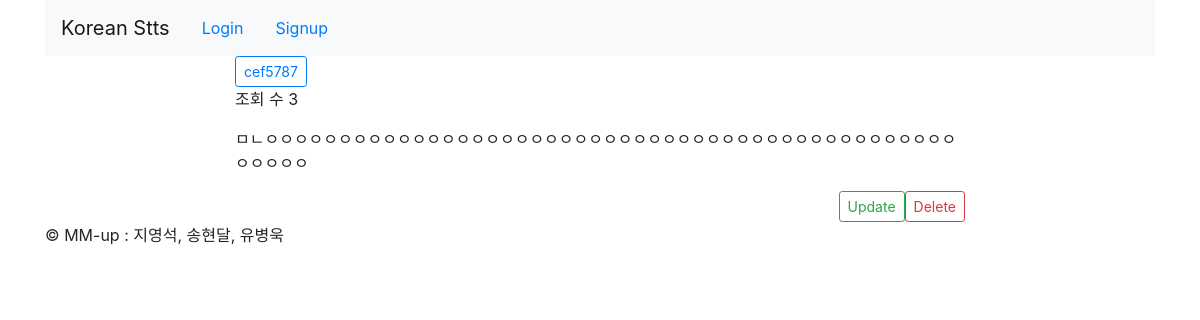
The app's page /QnA/Mydetail/9/ with its own data.
### QnA/models.py (models this page shows, shortened)
class QuestionAndAnswer(models.Model):
    author = models.ForeignKey(User, on_delete=models.CASCADE, related_name="user_author")
    title = models.CharField(max_length=100)
    text = models.TextField()
    hit = models.PositiveIntegerField(default=0)
    created = models.DateTimeField(auto_now_add=True)
    updated = models.DateTimeField(auto_now=True)
    class Meta:
        ordering = ['-updated']
    @property
    def update_counter(self):
        self.hit = self.hit + 1
        self.save()

### QnA/templates/QnA/Mydetail.html (shortened to what this page needs)
{% extends 'base.html' %}
{% block content %}
    <div class="row">
        <div class="col-md-2"></div>
        <div class="col-md-8 panel panel-default">
            <button type="button" class="btn btn-outline-primary btn-sm">
                {{object.author.username}}</button>
            <br />
            <p class="hits">조회 수 {{object.hit}}</p>
            <p>{{object.text|linebreaksbr}}</p>
            <a href="{% url 'QnA:QnA_delete' pk=object.id %}" class="btn btn-outline-danger btn-sm float-right">
                    Delete</a>
            <a href="{% url 'QnA:QnA_update' pk=object.id %}" class="btn btn-outline-success btn-sm float-right">
                    Update</a>
        </div>
        <div class="col-md-2"></div>
    </div>
    <div class="row">
        <div class="col-md-2"></div>
        <div class="col-md-8 panel panel-default">
            {% load disqus_tags %}
        </div>
        <div class="col-md-2"></div>
    </div>
{% endblock %}

### records on screen
QuestionAndAnswer: author.username "cef5787", hit "3", text "ㅁㄴㅇㅇㅇㅇㅇㅇㅇㅇㅇㅇㅇㅇㅇㅇㅇㅇㅇㅇㅇㅇㅇㅇㅇㅇㅇㅇㅇㅇㅇㅇㅇㅇㅇㅇㅇㅇㅇㅇㅇㅇㅇㅇㅇㅇㅇㅇㅇㅇㅇㅇㅇㅇ"
